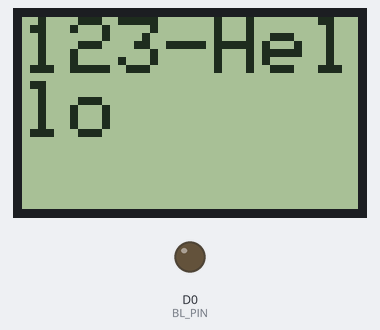
Simulated run of this sketch. Board: ESP8266 (Wemos D1 mini). Parts: 84×48 one-colour display, output pins drawn as LEDs (lit = HIGH). What the sketch prints to the serial monitor is not drawn.

Above: at 4.2 s.

The sketch:

hello-nokia.ino
```cpp
/* Hello Nokia
   Displays a few Nokia bitmaps

   Connections:
   WeMos D1 Mini   Nokia 5110    Description
   (ESP8266)       PCD8544 LCD

   D2 (GPIO4)      0 RST         Output from ESP to reset display
   D1 (GPIO5)      1 CE          Output from ESP to chip select/enable display
   D6 (GPIO12)     2 DC          Output from display data/command to ESP
   D7 (GPIO13)     3 Din         Output from ESP SPI MOSI to display data input
   D5 (GPIO14)     4 Clk         Output from ESP SPI clock
   3V3             5 Vcc         3.3V from ESP to display
   D0 (GPIO16)     6 BL          3.3V to turn backlight on, or PWM
   G               7 Gnd         Ground

   More info:
   https://github.com/mcauser/WeMos-D1-mini-Nokia-5110-PCD8544

   Dependencies:
   https://github.com/adafruit/Adafruit-GFX-Library
   https://github.com/adafruit/Adafruit-PCD8544-Nokia-5110-LCD-library
   - This pull request adds ESP8266 support:
   - https://github.com/adafruit/Adafruit-PCD8544-Nokia-5110-LCD-library/pull/27
*/


#include <Arduino.h>

#include <SPI.h>
#include <Adafruit_GFX.h>
#include <Adafruit_PCD8544.h>

// Bitmaps
#include "nokia-hands-84x48.h"
#include "nokia-home-84x48.h"

// Pins
const int8_t RST_PIN = D2;
const int8_t CE_PIN = D1;
const int8_t DC_PIN = D6;
//const int8_t DIN_PIN = D7;  // Uncomment for Software SPI
//const int8_t CLK_PIN = D5;  // Uncomment for Software SPI
const int8_t BL_PIN = D0;


// Software SPI with explicit CE pin.
// Adafruit_PCD8544 display = Adafruit_PCD8544(CLK_PIN, DIN_PIN, DC_PIN, CE_PIN, RST_PIN);

// Software SPI with CE tied to ground. Saves a pin but other pins can't be shared with other hardware.
// Adafruit_PCD8544(int8_t CLK_PIN, int8_t DIN_PIN, int8_t DC_PIN, int8_t RST_PIN);

// Hardware SPI based on hardware controlled SCK (SCLK) and MOSI (DIN) pins. CE is still controlled by any IO pin.
// NOTE: MISO and SS will be set as an input and output respectively, so be careful sharing those pins!
Adafruit_PCD8544 display = Adafruit_PCD8544(DC_PIN, CE_PIN, RST_PIN/*BL_PIN*/);

void setup() {
  Serial.begin(9600);
  Serial.println("\n\nWeMos D1 Mini + Nokia 5110 PCD8544 84x48 Monochrome LCD\nUsing Adafruit_PCD8544 and Adafruit_GFX libraries\n");

  // Turn LCD backlight on
  pinMode(BL_PIN, OUTPUT);
  digitalWrite(BL_PIN, LOW);

  display.begin();
  display.setContrast(30);  // Adjust for your display
  Serial.println("Show Adafruit logo bitmap");

  // Show the Adafruit logo, which is preloaded into the buffer by their library
  display.clearDisplay();
  delay(2000);
  // Display Text
  int rotatetext = 1;

}

void loop()
{
  display.setTextSize(1);
  display.setTextColor(BLACK);
  display.setCursor(0, 0);
  display.println("123-Hello");
  display.display();
  delay(2000);
  display.clearDisplay();

  display.setTextSize(2);
  display.setTextColor(BLACK);
  display.setCursor(0, 0);
  display.println("123-Hello");
  display.display();
  delay(2000);
  display.clearDisplay();

}
```

Source omitted: a-hands-84x48.h (data table, 3392 bytes), ia-home-84x48.h (data table, 3390 bytes)

Measured:
- what the display in image 0 shows lasts 2.0 s, from 4.1 s to 6.1 s
